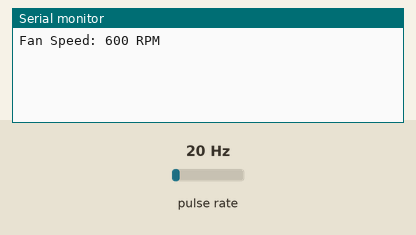
The sketch below on a simulated ESP8266 (NodeMCU). On the bench: the last lines printed to the serial monitor. Wiring (inferred from the names in the program): pulse sensor: data GPIO 2. The inputs (shaded band) are chosen by the test bench; at power-on: pulse rate 20 Hz.

Above: at 1.2 s.
1.3 s: pulse rate (sensor on GPIO 2) set to 4 Hz
At 2.6 s:
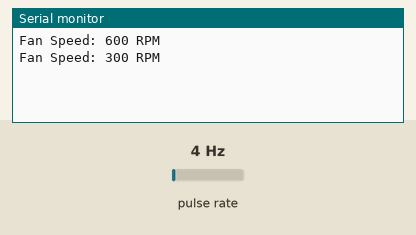
2.8 s: pulse rate (sensor on GPIO 2) set to 50 Hz
At 3.6 s:
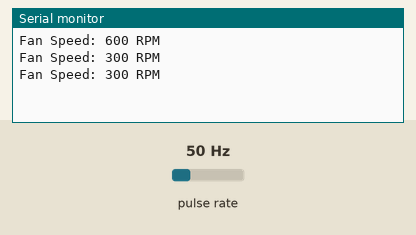
Timing chart, 0 to 5.8 s (numbered marks = the images above; inputs shaded):
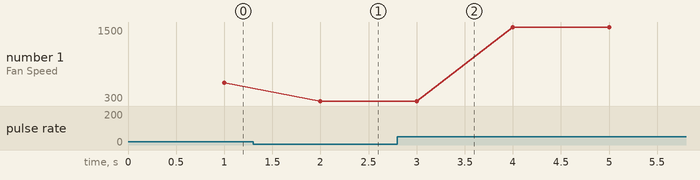

The sketch:

read_solar_output.ino
```cpp
const int fanTachPin = 2; // Pin to which the tachometer signal is connected (GPIO2 for ESP8266, GPIO2 for ESP32)
volatile unsigned long fanPulseCount = 0; // Count of pulses from the fan
unsigned long previousMillis = 0;
const unsigned long interval = 1000; // Interval at which to calculate RPM

void setup() {
  Serial.begin(115200);
  pinMode(fanTachPin, INPUT_PULLUP);
  attachInterrupt(digitalPinToInterrupt(fanTachPin), fanPulseCounter, FALLING);
}

void loop() {
  unsigned long currentMillis = millis();

  if (currentMillis - previousMillis >= interval) {
    previousMillis = currentMillis;

    // Convert pulse count to RPM
    unsigned long rpm = (fanPulseCount / 2) * (60000 / interval);

    // Print RPM to Serial Monitor
    Serial.print("Fan Speed: ");
    Serial.print(rpm);
    Serial.println(" RPM");

    // Reset pulse count for the next interval
    fanPulseCount = 0;
  }
}

void fanPulseCounter() {
  fanPulseCount++;
}
```

Measured:
- after the input at 1.3 s, the serial monitor: prints a new line after 0.70 s (image 1)
- plotted number 1: 600 → 300 after the input at 1.3 s, 300 → 1500 after the input at 2.8 s
